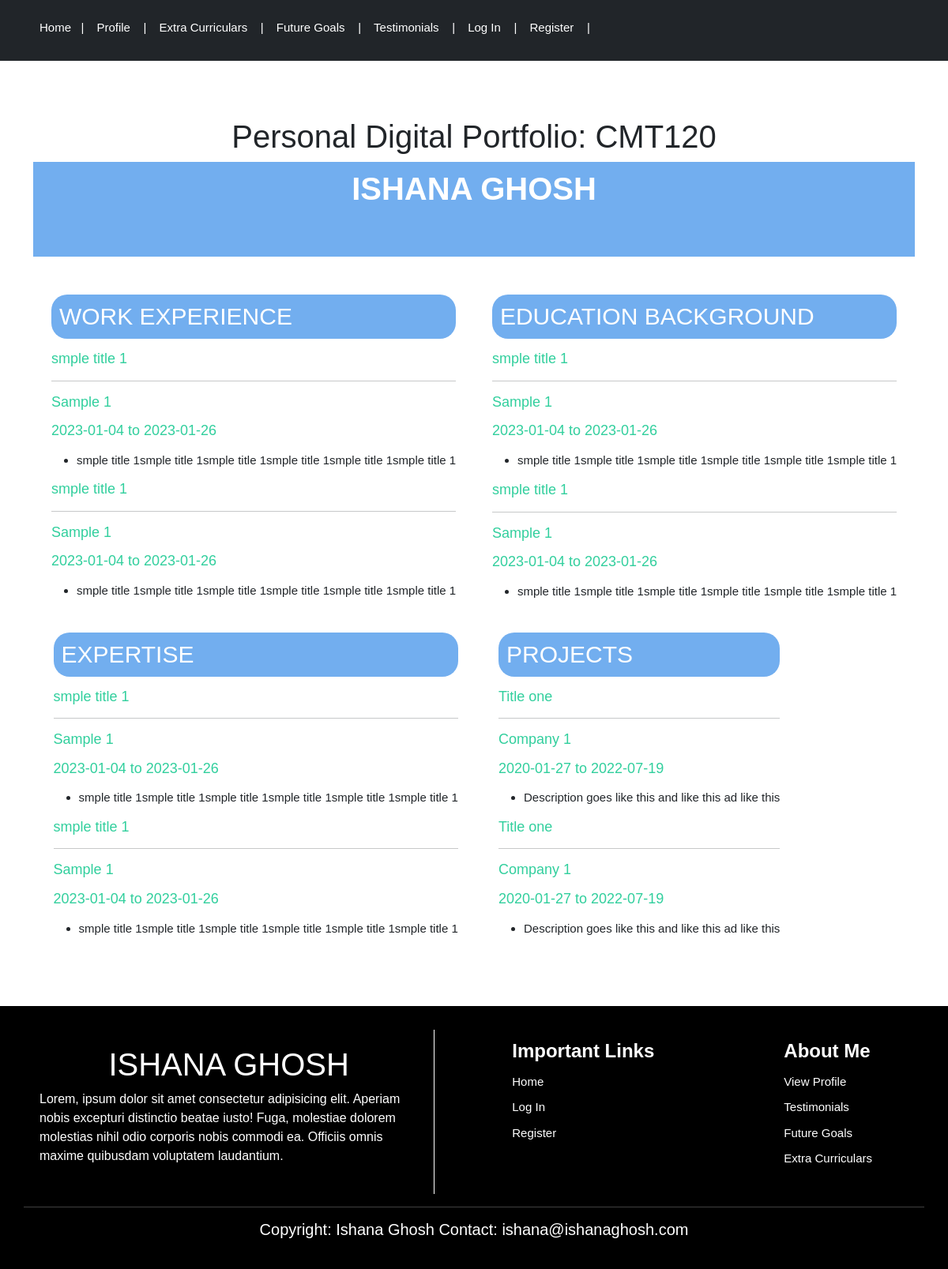
/profile, run on the app's committed database.
### myprofile/models.py (models this page shows, shortened)
class Details(db.Model):
    __tablename__ = 'details'
    id = db.Column(db.Integer,primary_key=True)
    org = db.Column(db.Text, nullable=False)
    startdate = db.Column(db.Date) #,nullable=False,default=datetime.utcnow)
    enddate = db.Column(db.Date) #, nullable=False, default=datetime.utcnow)
    title = db.Column(db.String(140),nullable=False)
    description = db.Column(db.Text,nullable=False)
    info_type = db.Column(db.Text)  #NOT This 1 - for Education, 2 for Expertise 3 for Projects 4 Others
    '''
    def __repr__(self):
        return f"Post ID: {self.id} -- Date: {self.date} --- {self.title}"
    '''

### myprofile/core/views.py (the view)
@core.route('/profile')
def profile():
    details=Details.query.all()
    return render_template("profile.html", details=details)

### myprofile/templates/profile.html
{% extends "base.html" %}
{% block content %}
    <header>
        <h1 class="resume_title">
            <b>ISHANA GHOSH</b>
        </h1>
    </header>
    <br><br>
    <div class="skills">
        <div class="exp">
            <h2 class="skill_title">
                WORK EXPERIENCE
            </h2>
            {% for details in details if details.info_type=='Work Experience' %}
            <h3 class="exp_title">
                {{details.title}}
            </h3>
            <hr>
            <h5 class="org_name">
                {{details.org}}
            </h5>
            <h5 class="org_date">
                {{details.startdate}} to {{details.enddate}}
            </h5>
            <ul>
                <li>{{details.description}}</li>
            </ul>
            {% endfor %}
        </div>
        <div class="education">
            <h2 class="skill_title">
                EDUCATION BACKGROUND
            </h2>
            {% for details in details if details.info_type=='Education' %}
            <h3 class="exp_title">
                {{details.title}}
            </h3>
            <hr>
            <h5 class="org_name">
                {{details.org}}
            </h5>
            <h5 class="org_date">
                {{details.startdate}} to {{details.enddate}}
            </h5>
            <ul>
                <li>{{details.description}}</li>
            </ul>
            {% endfor %}
        </div>
    </div>
    <br>
    <div class="projects">
        <div class="expert">
            <h2 class="skill_title">
                EXPERTISE
            </h2>
            {% for details in details if details.info_type=='Expertise' %}
            <h3 class="exp_title">
                {{details.title}}
            </h3>
            <hr>
            <h5 class="org_name">
                {{details.org}}
            </h5>
            <h5 class="org_date">
                {{details.startdate}} to {{details.enddate}}
            </h5>
            <ul>
                <li>{{details.description}}</li>
            </ul>
            {% endfor %}
        </div>
        <div class="project_details">
            <h2 class="skill_title">
                PROJECTS
            </h2>
            {% for details in details if details.info_type=='Project' %}
            <h3 class="exp_title">
                {{details.title}}
            </h3>
            <hr>
            <h5 class="org_name">
                {{details.org}}
            </h5>
            <h5 class="org_date">
                {{details.startdate}} to {{details.enddate}}
            </h5>
            <ul>
                <li>{{details.description}}</li>
            </ul>
            {% endfor %}
        </div>
</div>
{% endblock content %}

### myprofile/templates/base.html (shortened to what this page needs)
<!DOCTYPE html>
<html lang="en">
<head>
    <link href="https://cdn.jsdelivr.net/npm/bootstrap@5.2.3/dist/css/bootstrap.min.css" rel="stylesheet"
>
    <link rel="stylesheet" href="https://cdn.jsdelivr.net/npm/bootstrap-icons@1.10.3/font/bootstrap-icons.css">
    <link rel="stylesheet" href="../static/profile.css">
</head>
<body>
<header class="p-3 text-bg-dark" style="height:77px;">
  <div class="container" id="navbarForPc">
    <div class="d-flex flex-wrap align-items-center justify-content-center justify-content-lg-start">
    <div id="navigation-bar" class="nav-bar">
      <ul class="nav col-12 col-lg-auto me-lg-auto mb-2 justify-content-end mb-md-0">
        <li><a href="{{ url_for('core.index') }}" class="nav-link px-2 text-white">Home&nbsp;&nbsp;  |</a></li>
        <li><a href="{{ url_for('core.profile') }}" class="nav-link px-2 text-white">Profile &nbsp;&nbsp; |</a></li>
        <li><a href="{{ url_for('core.activities') }}" class="nav-link px-2 text-white">Extra Curriculars &nbsp;&nbsp; |</a></li>
          <li><a href="{{ url_for('core.goals') }}" class="nav-link px-2 text-white">Future Goals &nbsp;&nbsp; |</a></li>
        <li><a href="{{ url_for('core.alltestimonials') }}" class="nav-link px-2 text-white">Testimonials &nbsp;&nbsp; |</a></li>
        {% if current_user.is_authenticated %}
        <li ><a  href="{{ url_for('users.logout') }}" class="nav-link px-2 text-white">Log Out &nbsp;&nbsp; |</a></li>
        <li><a href="{{ url_for('users.account') }}" class="nav-link px-2 text-white">Account &nbsp;&nbsp; |</a></li>
        <li><a href="{{ url_for('testimonials.create_post') }}" class="nav-link px-2 text-white">Update &nbsp;&nbsp; |</a></li>
        {% else %}
        <li><a href="{{ url_for('users.login') }}" class="nav-link px-2 text-white">Log In &nbsp;&nbsp; |</a></li>
        <li><a href="{{ url_for('users.register') }}" class="nav-link px-2 text-white">Register &nbsp; &nbsp;|</a></li>
        {% endif %}
      </ul>
      </div>
    </div>
  </div>
</header>
<br><br><br>
<div class="container">
    <div class="top-section">
        <section class="content"><b>
            <h1 class="title">Personal Digital Portfolio: CMT120 </h1></b>
        </section>
    </div>
  {% block content %}
  {% endblock %}
</div>
<br><br><br>
<footer>
        <div class="top_foot">
            <div class="foot-left">
                <h1>
                    ISHANA GHOSH
                </h1>
                <p>Lorem, ipsum dolor sit amet consectetur adipisicing elit. Aperiam nobis excepturi distinctio beatae
                    iusto! Fuga, molestiae dolorem molestias nihil odio corporis nobis commodi ea. Officiis omnis maxime
                    quibusdam voluptatem laudantium.</p>
            </div>
            <div class="foot-right">
                <div class="main_menu">
                    <ul><h4><b>Important Links</b></h4>
                        <li><a href="home">Home</a></li>
                        {% if current_user.is_authenticated %}
        <li ><a  href="{{ url_for('users.logout') }}">Log Out</a></li>
        <li><a href="{{ url_for('users.account') }}">Account</a></li>
        {% else %}
        <li><a href="{{ url_for('users.login') }}">Log In</a></li>
        <li><a href="{{ url_for('users.register') }}">Register</a></li>
        {% endif %}
                    </ul>
                </div>
                <div class="about_menu">
                    <ul><h4><b>About Me</b></h4>
                    <li><a href="profile">View Profile</a></li>
                    <li><a href="testimonials">Testimonials</a></li>
                    <li><a href="goals">Future Goals</a></li>
                    <li><a href="activities">Extra Curriculars</a></li>
                </ul>
                </div>
            </div>
        </div>
        <hr>
        <div class="bottom_foot">
            <h5 class="text-center">
               <marque>Copyright: Ishana Ghosh       Contact: ishana@ishanaghosh.com</marque>
            </h5>
        </div>
    </footer>
</body>
</html>

### myprofile/static/profile.css (style rules this page uses)
* { padding: 0; margin: 0; font-family: 'Poppins', sans-serif; }
header { background-color: rgb(114, 174, 239); color: white; height: 120px; padding: 10px; }
.resume_title { text-align: center; }
.skills { display: flex; justify-content: space-around; }
.skill_title { background-color: rgb(114, 174, 239); color: white; border-radius: 20px; padding: 10px; font-size: 30px; }
.exp_title, .org_name, .org_date, .exp ul { margin: 15px 0; }
.exp_title, .org_name, .org_date { color: rgb(49, 207, 157); font-size:18px; }
li { font-size: 15px; }
.projects { display: flex; justify-content: space-around; }
.project_details { margin-right: 13%; }
.projects ul { margin: 15px 0; }
footer { background-color: black; color: white; padding: 30px; }
.top_foot { display: flex; justify-content: space-between; align-items: center; }
.foot-left { width: 50%; padding: 20px; border-right: solid white 1px; }
.foot-right { display: flex; justify-content: space-around; width: 60%; }
.foot-right li { list-style: none; padding: 5px 0; }
.foot-right li a { text-decoration: none; color: white; }
h1 { text-align: center; }

### data on the page
Details: title "smple title 1", org "Sample 1", startdate "2023-01-04", enddate "2023-01-26", description "smple title 1smple title 1smple title 1smple title 1smple title 1smple title 1"
Details: title "smple title 1", org "Sample 1", startdate "2023-01-04", enddate "2023-01-26", description "smple title 1smple title 1smple title 1smple title 1smple title 1smple title 1"
Details: title "smple title 1", org "Sample 1", startdate "2023-01-04", enddate "2023-01-26", description "smple title 1smple title 1smple title 1smple title 1smple title 1smple title 1"
Details: title "smple title 1", org "Sample 1", startdate "2023-01-04", enddate "2023-01-26", description "smple title 1smple title 1smple title 1smple title 1smple title 1smple title 1"
Details: title "smple title 1", org "Sample 1", startdate "2023-01-04", enddate "2023-01-26", description "smple title 1smple title 1smple title 1smple title 1smple title 1smple title 1"
Details: title "smple title 1", org "Sample 1", startdate "2023-01-04", enddate "2023-01-26", description "smple title 1smple title 1smple title 1smple title 1smple title 1smple title 1"
Details: title "Title one", org "Company 1", startdate "2020-01-27", enddate "2022-07-19", description "Description goes like this and like this ad like this"
Details: title "Title one", org "Company 1", startdate "2020-01-27", enddate "2022-07-19", description "Description goes like this and like this ad like this"
